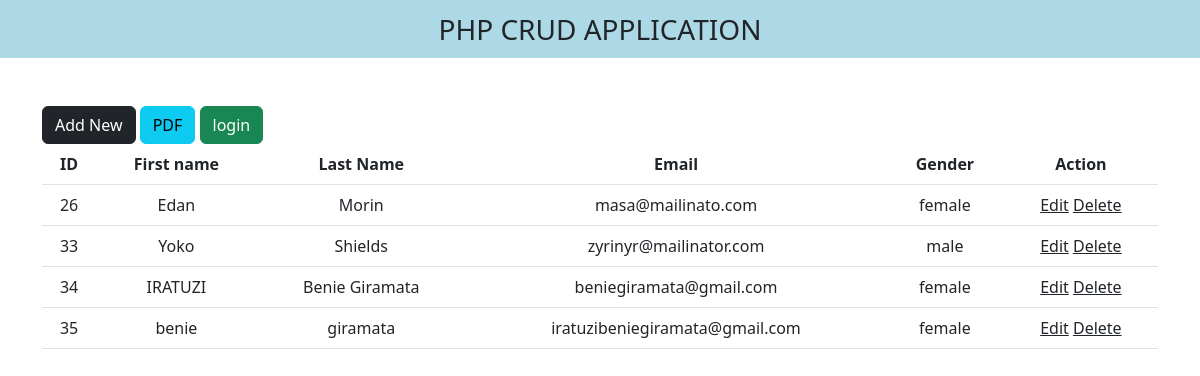
The page / on the database its author committed.
### tables this page shows
CREATE TABLE `users` (
  `id` int(11) NOT NULL,
  `fname` varchar(255) NOT NULL,
  `lname` varchar(255) NOT NULL,
  `email` varchar(255) NOT NULL,
  `password` varchar(255) NOT NULL,
  `gender` varchar(255) NOT NULL
);

### index.php (the view, shortened to what this page needs)
<!DOCTYPE html>
<html lang="en">
<head>
    <link href="https://cdn.jsdelivr.net/npm/bootstrap@5.3.0-alpha3/dist/css/bootstrap.min.css"
    rel="stylesheet"
>
    <link rel="stylesheet"
    href="https://cdnjs.cloudflare.com/ajax/libs/font-awesome/6.4.0/css/all.min.css"
 />
</head>
<body>
<nav class="navbar navbar-light justify-content-center fs-3 mb-5">
    PHP CRUD APPLICATION
</nav>
<div class="container">
    <a href="signup.php" class="btn btn-dark">Add New</a>
    <a href="generate_pdf.php" class="btn btn-info">PDF</a>
    <a href="login.php" class="btn btn-success">login</a>
<table class="table table_hover text-center">
  <thead class="table_dark">
    <tr>
      <th scope="col">ID</th>
      <th scope="col">First name</th>
      <th scope="col">Last Name</th>
      <th scope="col">Email</th>
      <th scope="col">Gender</th>
      <th scope="col">Action</th>
    </tr>
  </thead>
  <tbody>
  <?php
require 'connection.php';
$sql="SELECT *FROM users";
$results=mysqli_query($conn,$sql);
while($users=mysqli_fetch_assoc($results)){
?>
    <tr>
    <td><?php echo $users['id'] ?></td>
  <td><?php echo $users['fname'] ?></td>
  <td><?php echo $users['lname'] ?></td>
  <td><?php echo $users['email'] ?></td>
  <td><?php echo $users['gender'] ?></td>
  <td>
    <a href='edit.php?id=<?php echo $users['id'] ?>' class="link-dark">Edit</a>
  <a href='delete.php?id=<?php echo $users['id'] ?>' class="link-dark">Delete</a>
</td>
  </tr>
  <?php
}
  ?>
  </tbody>
</table>
</div>
</body>
</html>

### index.php (style rules this page uses)
nav { background-color: lightblue; }

### rows shown on the page
users: id "26", fname "Edan", lname "Morin", email "masa@mailinato.com", gender "female"
users: id "33", fname "Yoko", lname "Shields", email "zyrinyr@mailinator.com", gender "male"
users: id "34", fname "IRATUZI", lname "Benie Giramata", email "beniegiramata@gmail.com", gender "female"
users: id "35", fname "benie", lname "giramata", email "iratuzibeniegiramata@gmail.com", gender "female"
